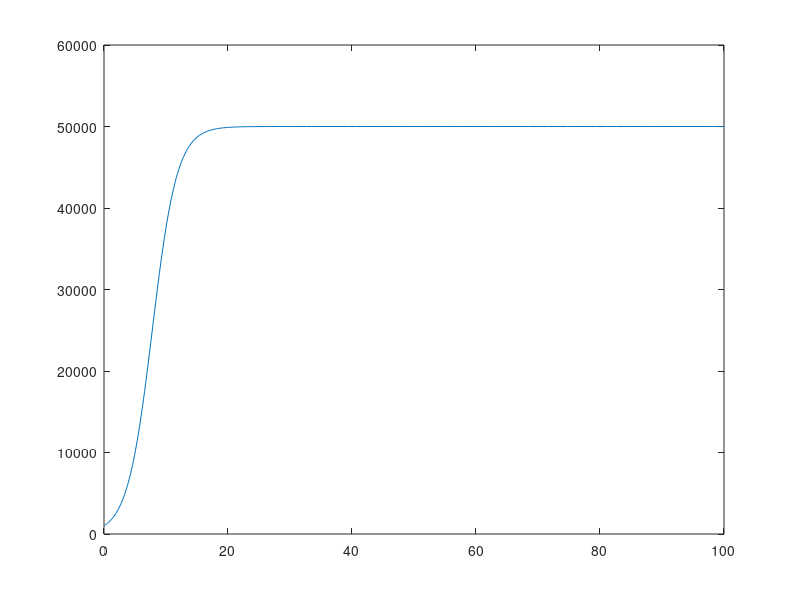

Source code (MATLAB):
% Matt McDade
% ANM 2 
% HW 5 Problem 1a

function hw_5_1a
    close all; clc;
    
    a = 0.5; b = 10^-5; 
    
    k = 0;
    Pp = @(t, P) a*P - b*P.^2 - k;
    
    P0 = 1000;
    tspan = [0 100];
    tol = 1e-6;
    options = odeset('AbsTol',tol,'RelTol',tol);
    
    [T1, M1] = ode45(Pp, tspan, P0, options);
    
    figure(1)
    plot(T1, M1)
end